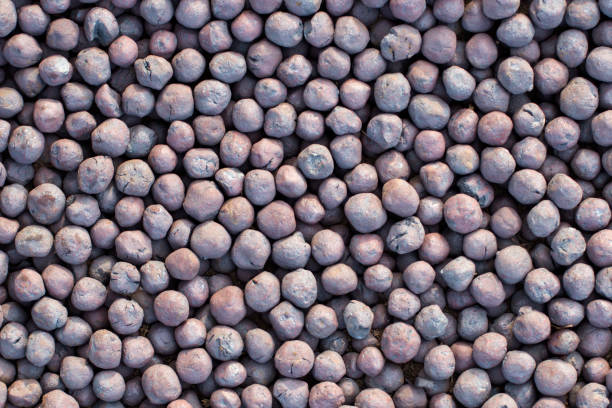
#> input picture pellet.jpg, 612 x 408 px
$ python grain_size_watershed_algo.py
#> lines starting #> are read from the running program, lines starting #| are printed output that depends on the picture; after the words box and inside, x2 and y2 are one past the last pixel; in counts of white or black regions, pixels touching at a corner belong together
import marshal
import cv2 as cv
import numpy as np
import sklearn as sk
from matplotlib import pyplot as plt
from skimage import io , color , measure
from scipy import ndimage
from sklearn.preprocessing import KernelCenterer

img = cv.imread("pellet.jpg")
#> img is the input picture: shape (408, 612, 3); mean B, G, R 117.7, 107.5, 118.1
cv.imshow("Raw Image",img)
image = cv.imread("pellet.jpg" , 0)
#> image: shape (408, 612); min 0, max 255, mean 111.8
pix_um_ratio = 0.5

ret , thresh = cv.threshold(image , 0 , 255 , cv.THRESH_BINARY+cv.THRESH_OTSU)
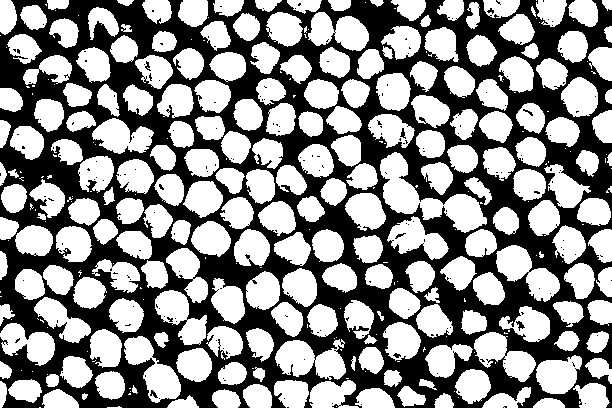
#> thresh: shape (408, 612); 55.7% white; 194 black regions (185 under 20 px), largest, box (x1, y1, x2, y2) and area: (0, 0, 612, 408) 109799, (516, 321, 525, 331) 40, (400, 128, 406, 139) 32
#> ret = 105

kernel = np.ones((3,3),np.uint8)
opening = cv.morphologyEx(thresh,cv.MORPH_OPEN,kernel,iterations=2)
#> opening: shape (408, 612); 53.1% white; 52 black regions (50 under 20 px), largest, box (x1, y1, x2, y2) and area: (0, 0, 612, 408) 116800, (395, 233, 406, 239) 24


sure_bg = cv.dilate(opening , kernel , iterations=2)
#> sure_bg: shape (408, 612); 73.1% white; 85 black regions (28 under 20 px), largest, box (x1, y1, x2, y2) and area: (293, 203, 612, 408) 14319, (0, 239, 190, 408) 8775, (0, 0, 223, 133) 7311

dist_transform = cv.distanceTransform(opening , cv.DIST_L2 , 3)
ret2 , sure_fg = cv.threshold(dist_transform , 0.2*dist_transform.max() , 255 , 0)
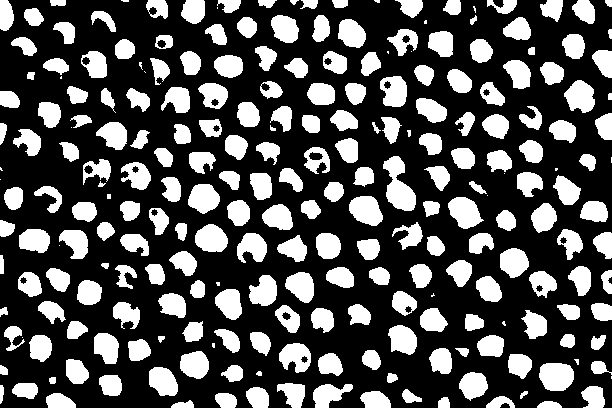
#> sure_fg: shape (408, 612) float32; 31.7% white; 247 white regions (25 under 20 px), largest, box (x1, y1, x2, y2) and area: (383, 156, 416, 211) 1026, (539, 363, 574, 391) 816, (448, 197, 484, 229) 758
#> ret2 = 3.25

sure_fg = np.uint8(sure_fg)
unknown_area = cv.subtract(sure_bg,sure_fg)
#> unknown_area: shape (408, 612); 41.4% white; 53 white regions (1 under 20 px)


ret3 , markers = cv.connectedComponents(sure_fg)
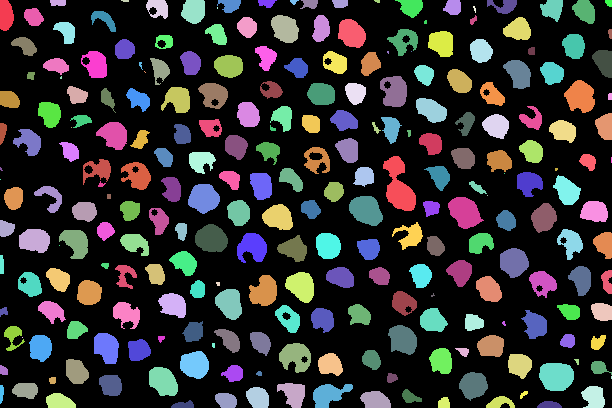
#> markers: shape (408, 612) int32; 248 distinct labels, from 0 to 247; one colour per label, 0 black
#> ret3 = 248
markers = markers+10
#> markers: shape (408, 612) int32; 248 distinct labels, from 10 to 257

markers[unknown_area==255] = 0
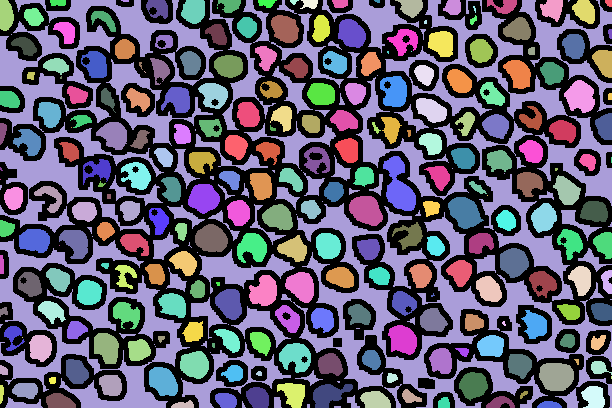
#> markers: shape (408, 612) int32; 249 distinct labels, from 0 to 257; one colour per label, 0 black

markers = cv.watershed(img,markers)
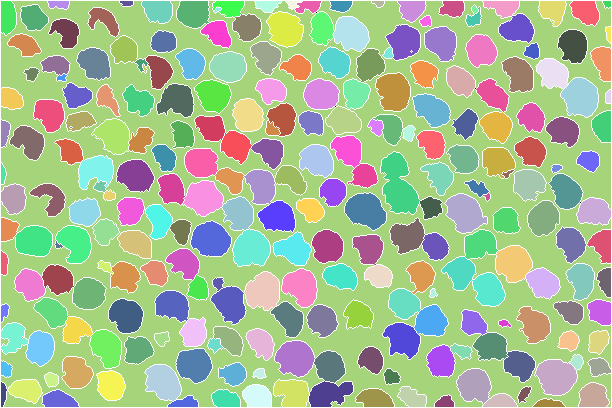
#> markers: shape (408, 612) int32; 247 distinct labels, from -1 to 257; one colour per label, 0 black, -1 white
img[markers == -1] = [255,0,255]
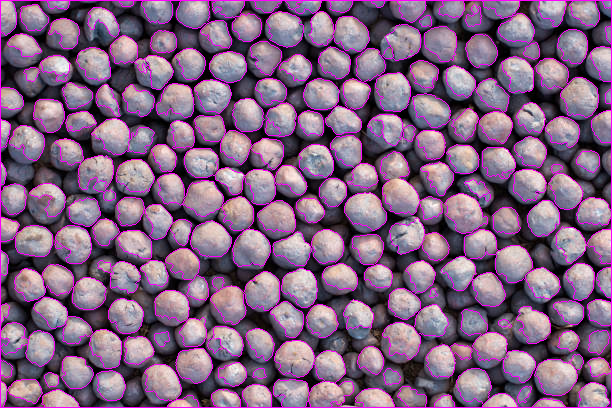
#> img: shape (408, 612, 3); 8.11% of pixels changed, all inside (x1, y1, x2, y2) = (0, 0, 612, 408)

img1 = color.label2rgb(markers,bg_label=0)
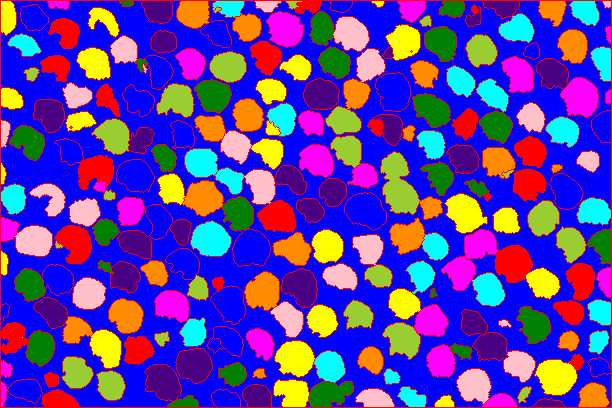
#> img1: shape (408, 612, 3) float64; mean R, G, B 0.376, 0.242, 0.639
cv.imshow("Original Image",img)
cv.imshow("Segmented Image" , img1)

regions = measure.regionprops(markers , intensity_image=image)
#> regions = 245 regions; largest, box (x1, y1, x2, y2) and area: (1, 1, 611, 407) 101305, (381, 152, 420, 214) 1481, (535, 360, 577, 395) 1094, (345, 193, 386, 230) 1072, (445, 194, 487, 233) 1057

propList = ['Area',
            'equivalent_diameter',
            'orientation',
            'MajorAxisLength',
            'MinorAxisLength',
            'Perimeter',
            'MinIntensity',
            'MeanIntensity',
            'MaxIntensity']


output_file = open('image_measurements_watershed.csv', 'w')
output_file.write(',' + ",".join(propList) + '\n') #join strings in array by commas, leave first cell blank
#First cell blank to leave room for header (column names)

for cluster_props in regions:
    #output cluster properties to the excel file
    output_file.write(str(cluster_props['Label']))
    for i,prop in enumerate(propList):
        if(prop == 'Area'):
            to_print = cluster_props[prop]*pix_um_ratio**2   #Convert pixel square to um square
        elif(prop == 'orientation'):
            to_print = cluster_props[prop]*57.2958  #Convert to degrees from radians
        elif(prop.find('Intensity') < 0):          # Any prop without Intensity in its name
            to_print = cluster_props[prop]*pix_um_ratio
        else:
            to_print = cluster_props[prop]     #Reamining props, basically the ones with Intensity in its name
        output_file.write(',' + str(to_print))
    output_file.write('\n')
output_file.close()   #Closes the file, otherwise it would be read only.


cv.waitKey(0)
